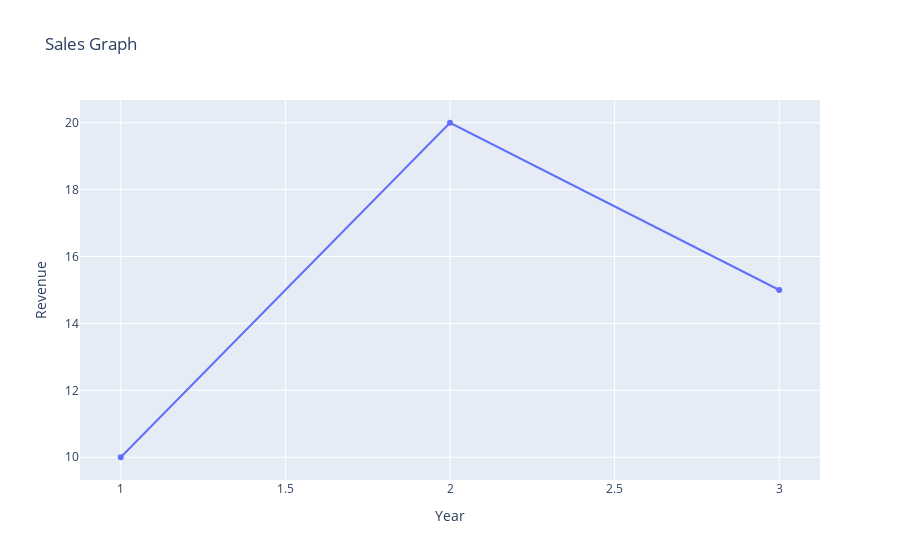

The notebook cell this image was saved under:
### Code cell
fig.update_layout(
    title="Sales Graph",
    xaxis_title="Year",
    yaxis_title="Revenue"
)

### Figure 1 — Plotly figure (JSON) as saved in the notebook; plotly's stock layout.template omitted (floating-point values rounded to 4 significant figures)
{"data": [{"mode": "lines+markers", "type": "scatter", "x": [1, 2, 3], "y": [10, 20, 15]}], "layout": {"title": {"text": "Sales Graph"}, "xaxis": {"title": {"text": "Year"}}, "yaxis": {"title": {"text": "Revenue"}}}}
